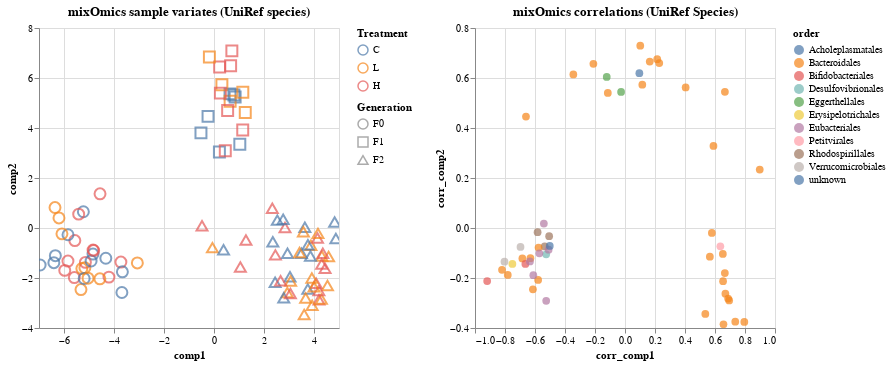

Source (notebook cell):
### Markdown cell above
The mixOmics package identified several Bacteroidota MAGs (primarily of the Muribaculaceae family) as characterizing the F2 generation.

### Code cell
rank = "order"
a = alt.Chart(gen_uniref_samples.reset_index(),
             title="mixOmics sample variates (UniRef species)").mark_point(size=120).encode(
    x='comp1',
    y='comp2',
    color=alt.Color("Treatment", sort=["C","L","H"]),
    shape="Generation",
    tooltip=['Sample', 'Generation', 'Treatment']
).interactive()

b = alt.Chart(gen_uniref_features.loc[(abs(gen_uniref_features.corr_comp1)>0.5)|((abs(gen_uniref_features.corr_comp2)>0.5))].reset_index(),
             title="mixOmics correlations (UniRef Species)").mark_circle(size=60).encode(
    x="corr_comp1",
    y="corr_comp2",
    color=rank,
    #size="Stability",
    tooltip=["index","stability_comp1", "stability_comp2", "phylum","class","order","family","genus","species"]
).interactive()


alt.hconcat(a,b).resolve_scale(
    color='independent',
    shape='independent'
)
